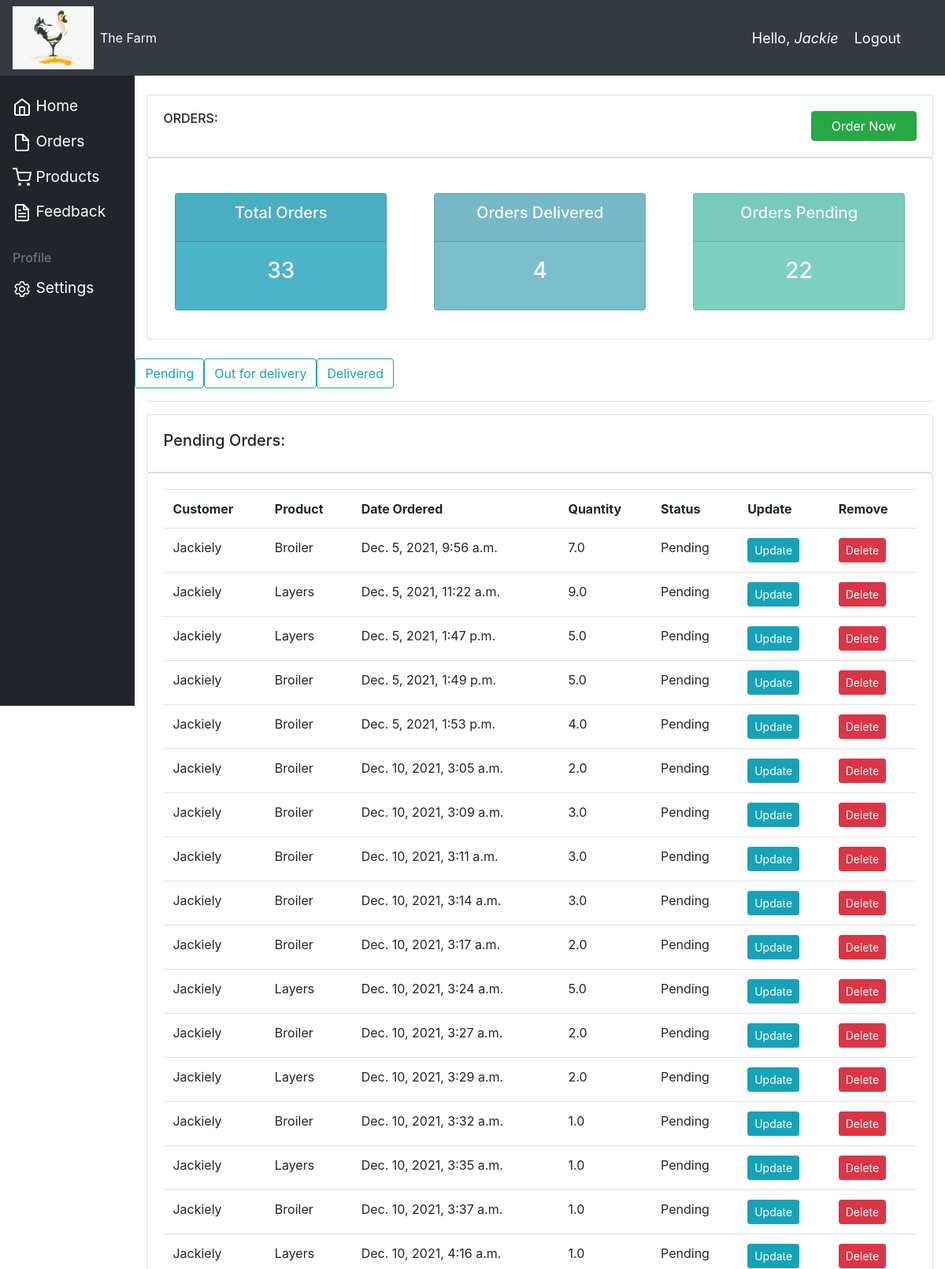
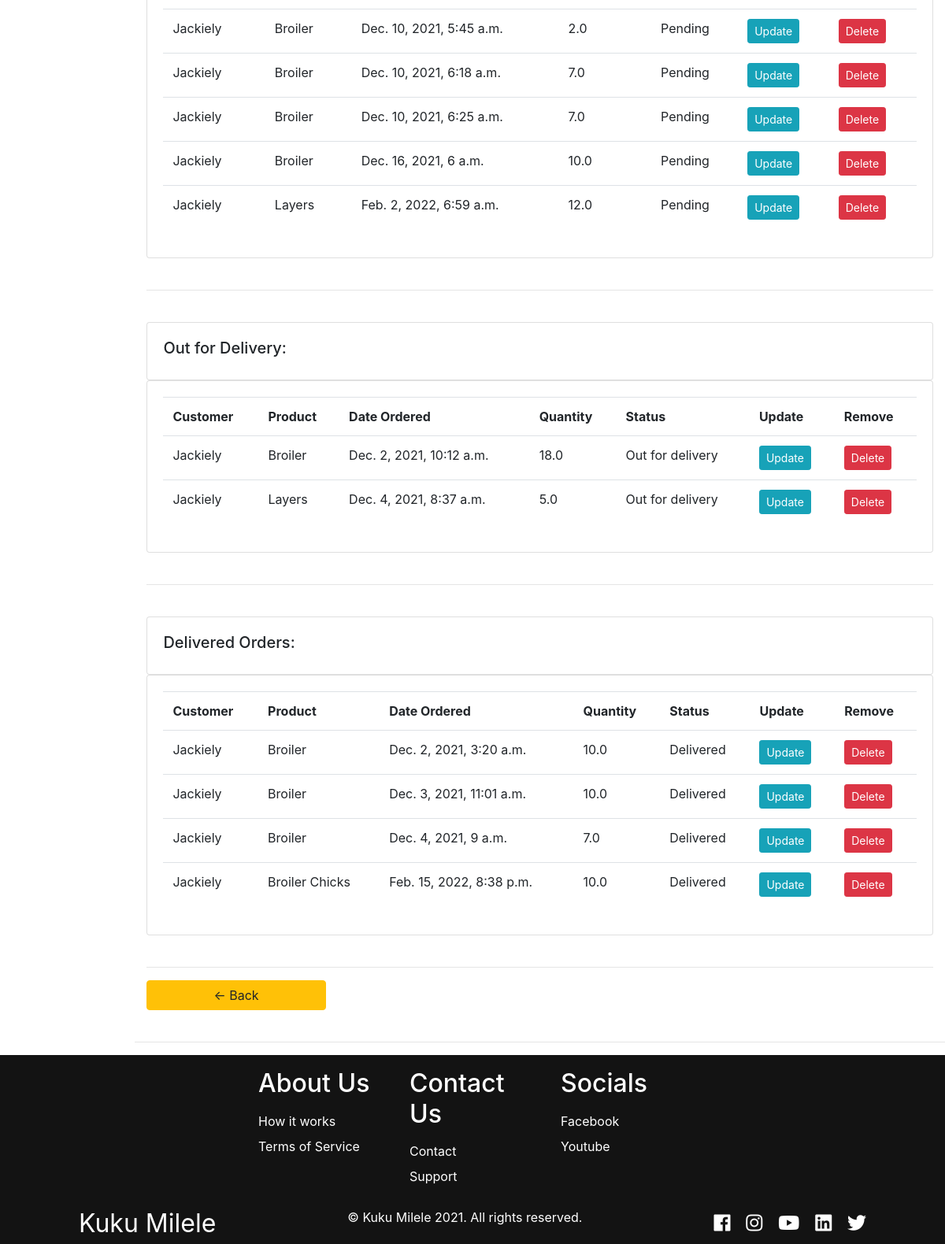
Page /all_customer_orders/ (signed in) on the committed database (2 pictures, top to bottom).
### accounts/models.py (models this page shows, shortened)
class Order(models.Model):
    STATUS = (
        ("Pending", "Pending"),
        ("Out for delivery", "Out for delivery"),
        ("Delivered", "Delivered"),
    )
    customer = models.ForeignKey(Customer, null=True, on_delete=models.CASCADE)
    product = models.ForeignKey(Product, null=True, on_delete=models.SET_NULL)
    date_created = models.DateTimeField(auto_now_add=True, null=True)
    status = models.CharField(
        max_length=100, null=True, choices=STATUS, default="Pending")
    note = models.CharField(max_length=200, null=True, blank=True)
    order_quantity = models.FloatField(
        null=True, validators=[MinValueValidator(1.0)])
    is_paid = models.BooleanField(default=False, null=True)
    is_accepted = models.BooleanField(default=False, null=True)
    is_delivered = models.BooleanField(default=False, null=True)
    delivery_date = models.DateTimeField(null=True, blank=True)

class Customer(models.Model):
    user = models.OneToOneField(
        User, null=True, blank=True, on_delete=models.CASCADE)
    name = models.CharField(max_length=100, null=True)
    phone = models.CharField(max_length=15, null=True)
    profile_pic = models.ImageField(
        default="profile1.png", null=True, blank=True)
    date_created = models.DateTimeField(auto_now_add=True, null=True)
    is_staff = models.BooleanField(default=False, null=True)

class Product(models.Model):
    CATEGORY = (
        ("Broiler", "Broiler"),
        ("Layers", "Layers"),
        ("Feeds", "Feeds"),
        ("Other", "Other"),
    )
    name = models.CharField(max_length=100, null=True)
    price = models.FloatField(null=True, validators=[MinValueValidator(1.0)])
    category = models.CharField(max_length=200, null=True, choices=CATEGORY)
    description = models.CharField(max_length=200, null=True, blank=True)
    date_added = models.DateTimeField(auto_now_add=True, null=True)
    tags = models.ManyToManyField(Tag)
    def __str__(self):
        return self.name

### accounts/decorators.py (the view)
        def wrapper_func(request, *args, **kwargs):
            group = None
            if request.user.groups.exists():
                group = request.user.groups.all()[0].name
            if group in allowed_roles:
                return view_func(request, *args, **kwargs)
            else:
                return HttpResponse('You are not authorized to view this page as per the decorator')

### accounts/templates/accounts/all_customer_orders.html
{% extends 'accounts/home.html' %} {% block content %}
<br />
<div class="row">
  <div class="col-md">
    <div class="card card-body">
      <div class="row">
        <div class="col-md-10"><h6>ORDERS:</h6></div>
        <div class="col-md-2">
          <a
            class="btn btn-success btn-block"
            href="{% url 'user-page' %}"
            style="align-self: flex-end"
            >Order Now</a
          >
        </div>
      </div>
    </div>
    <div class="card card-body">{% include 'accounts/status.html' %}</div>
  </div>
</div>
<br />
<div class="row" style="justify-content: flex-start">
  <a class="btn btn-outline-info" href="#pending">Pending</a>
  <a class="btn btn-outline-info" href="#out-for-delivery">Out for delivery</a>
  <a class="btn btn-outline-info" href="#delivered">Delivered</a>
</div>
<hr />
<div class="row" id="pending">
  <div class="col-md">
    <div class="card card-body">
      <h5>Pending Orders:</h5>
    </div>
    <div class="card card-body">
      <table class="table">
        <tr>
          <th>Customer</th>
          <th>Product</th>
          <th>Date Ordered</th>
          <th>Quantity</th>
          <th>Status</th>
          <th>Update</th>
          <th>Remove</th>
        </tr>
        {% for order in pending_list %}
        <tr>
          <td>{{order.customer.name}}</td>
          <td>{{order.product}}</td>
          <td>{{order.date_created}}</td>
          <td>{{order.order_quantity}}</td>
          <td>{{order.status}}</td>
          <td>
            <a
              class="btn btn-sm btn-info"
              href="{% url 'update_order' order.id %}"
              >Update</a
            >
          </td>
          <td>
            <a
              class="btn btn-sm btn-danger"
              href="{% url 'delete_order' order.id %}"
              >Delete</a
            >
          </td>
        </tr>
        {% endfor %}
      </table>
    </div>
    <br />
    <hr />
  </div>
</div>
<br />
<div class="row" id="out-for-delivery">
  <div class="col-md">
    <div class="card card-body">
      <h5>Out for Delivery:</h5>
    </div>
    <div class="card card-body">
      <table class="table">
        <tr>
          <th>Customer</th>
          <th>Product</th>
          <th>Date Ordered</th>
          <th>Quantity</th>
          <th>Status</th>
          <th>Update</th>
          <th>Remove</th>
        </tr>
        {% for order in outfordelivery_list %}
        <tr>
          <td>{{order.customer.name}}</td>
          <td>{{order.product}}</td>
          <td>{{order.date_created}}</td>
          <td>{{order.order_quantity}}</td>
          <td>{{order.status}}</td>
          <td>
            <a
              class="btn btn-sm btn-info"
              href="{% url 'update_order' order.id %}"
              >Update</a
            >
          </td>
          <td>
            <a
              class="btn btn-sm btn-danger"
              href="{% url 'delete_order' order.id %}"
              >Delete</a
            >
          </td>
        </tr>
        {% endfor %}
      </table>
    </div>
    <br />
    <hr />
  </div>
</div>
<br />
<div class="row" id="delivered">
  <div class="col-md">
    <div class="card card-body">
      <h5>Delivered Orders:</h5>
    </div>
    <div class="card card-body">
      <table class="table">
        <tr>
          <th>Customer</th>
          <th>Product</th>
          <th>Date Ordered</th>
          <th>Quantity</th>
          <th>Status</th>
          <th>Update</th>
          <th>Remove</th>
        </tr>
        {% for order in delivered_list %}
        <tr>
          <td>{{order.customer.name}}</td>
          <td>{{order.product}}</td>
          <td>{{order.date_created}}</td>
          <td>{{order.order_quantity}}</td>
          <td>{{order.status}}</td>
          <td>
            <a
              class="btn btn-sm btn-info"
              href="{% url 'update_order' order.id %}"
              >Update</a
            >
          </td>
          <td>
            <a
              class="btn btn-sm btn-danger"
              href="{% url 'delete_order' order.id %}"
              >Delete</a
            >
          </td>
        </tr>
        {% endfor %}
      </table>
    </div>
    <br />
    <hr />
  </div>
</div>
<div class="row">
  <div
    class="col-md-3"
    style="justify-content: right; align-items: center; display: flex"
  >
    <a class="btn btn-warning btn-block" href="{% url 'home' %}">
      &#8592; Back
    </a>
  </div>
</div>
{% endblock content %}

### accounts/templates/accounts/navbar.html (shortened to what this page needs)
{% load static %}
<nav class="navbar navbar-expand-lg navbar-dark bg-dark">
  <a href="{% url 'home' %}"
    ><img src="{% static 'images/logo.png' %}" alt=""
  /></a>
  <div class="collapse navbar-collapse" id="navbarNav">
    <ul class="navbar-nav">
      <li class="nav-item active">
        <a class="nav-link" href="{% url 'home' %}">The Farm</a>
      </li>
    </ul>
  </div>
  <span class="hello-msg">Hello,<i class="username"> {{request.user}}</i></span>
  <span class="hello-msg"
    ><a class="hello-msg" href="{% url 'logout' %}">Logout</a></span
  >
</nav>

### static/css/main.css (style rules this page uses)
*, html { scroll-behavior: smooth; }
body { background-color: #ebeff5; }

### accounts/templates/accounts/navbar.html (style rules this page uses)
.hello-msg { font-size: 18px; color: #fff; margin-right: 20px; }

### rows in the picture
Order: customer.name "Jackiely", product "Broiler", date_created "Dec. 5, 2021, 9:56 a.m.", order_quantity "7.0", status "Pending"
Order: customer.name "Jackiely", product "Layers", date_created "Dec. 5, 2021, 11:22 a.m.", order_quantity "9.0", status "Pending"
Order: customer.name "Jackiely", product "Layers", date_created "Dec. 5, 2021, 1:47 p.m.", order_quantity "5.0", status "Pending"
Order: customer.name "Jackiely", product "Broiler", date_created "Dec. 5, 2021, 1:49 p.m.", order_quantity "5.0", status "Pending"
Order: customer.name "Jackiely", product "Broiler", date_created "Dec. 5, 2021, 1:53 p.m.", order_quantity "4.0", status "Pending"
Order: customer.name "Jackiely", product "Broiler", date_created "Dec. 10, 2021, 3:05 a.m.", order_quantity "2.0", status "Pending"
Order: customer.name "Jackiely", product "Broiler", date_created "Dec. 10, 2021, 3:09 a.m.", order_quantity "3.0", status "Pending"
Order: customer.name "Jackiely", product "Broiler", date_created "Dec. 10, 2021, 3:11 a.m.", order_quantity "3.0", status "Pending"
Order: customer.name "Jackiely", product "Broiler", date_created "Dec. 10, 2021, 3:14 a.m.", order_quantity "3.0", status "Pending"
Order: customer.name "Jackiely", product "Broiler", date_created "Dec. 10, 2021, 3:17 a.m.", order_quantity "2.0", status "Pending"
Order: customer.name "Jackiely", product "Layers", date_created "Dec. 10, 2021, 3:24 a.m.", order_quantity "5.0", status "Pending"
Order: customer.name "Jackiely", product "Broiler", date_created "Dec. 10, 2021, 3:27 a.m.", order_quantity "2.0", status "Pending"
Order: customer.name "Jackiely", product "Layers", date_created "Dec. 10, 2021, 3:29 a.m.", order_quantity "2.0", status "Pending"
Order: customer.name "Jackiely", product "Broiler", date_created "Dec. 10, 2021, 3:32 a.m.", order_quantity "1.0", status "Pending"
Order: customer.name "Jackiely", product "Layers", date_created "Dec. 10, 2021, 3:35 a.m.", order_quantity "1.0", status "Pending"
Order: customer.name "Jackiely", product "Broiler", date_created "Dec. 10, 2021, 3:37 a.m.", order_quantity "1.0", status "Pending"
Order: customer.name "Jackiely", product "Layers", date_created "Dec. 10, 2021, 4:16 a.m.", order_quantity "1.0", status "Pending"
Order: customer.name "Jackiely", product "Broiler", date_created "Dec. 10, 2021, 5:45 a.m.", order_quantity "2.0", status "Pending"
Order: customer.name "Jackiely", product "Broiler", date_created "Dec. 10, 2021, 6:18 a.m.", order_quantity "7.0", status "Pending"
Order: customer.name "Jackiely", product "Broiler", date_created "Dec. 10, 2021, 6:25 a.m.", order_quantity "7.0", status "Pending"
Order: customer.name "Jackiely", product "Broiler", date_created "Dec. 16, 2021, 6 a.m.", order_quantity "10.0", status "Pending"
Order: customer.name "Jackiely", product "Layers", date_created "Feb. 2, 2022, 6:59 a.m.", order_quantity "12.0", status "Pending"
Order: customer.name "Jackiely", product "Broiler", date_created "Dec. 2, 2021, 10:12 a.m.", order_quantity "18.0", status "Out for delivery"
Order: customer.name "Jackiely", product "Layers", date_created "Dec. 4, 2021, 8:37 a.m.", order_quantity "5.0", status "Out for delivery"
Order: customer.name "Jackiely", product "Broiler", date_created "Dec. 2, 2021, 3:20 a.m.", order_quantity "10.0", status "Delivered"
Order: customer.name "Jackiely", product "Broiler", date_created "Dec. 3, 2021, 11:01 a.m.", order_quantity "10.0", status "Delivered"
Order: customer.name "Jackiely", product "Broiler", date_created "Dec. 4, 2021, 9 a.m.", order_quantity "7.0", status "Delivered"
Order: customer.name "Jackiely", product "Broiler Chicks", date_created "Feb. 15, 2022, 8:38 p.m.", order_quantity "10.0", status "Delivered"

### other values in the picture
{{ request.user }} "Jackie"
{{ total_orders }} "33"
{{ delivered }} "4"
{{ pending }} "22"
